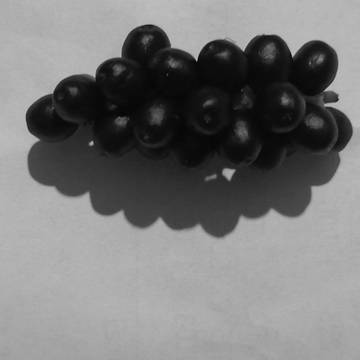
#> input picture Fruit.jpg, 360 x 360 px
$ python Question_04_a.py
#> lines starting #> are read from the running program, lines starting #| are printed output that depends on the picture
import numpy as np
import matplotlib.pyplot as plt
import scipy.fftpack as sfft
from matplotlib import image as mpimg


img = mpimg.imread("Fruit.jpg")
#> img is the input picture: shape (360, 360); min 1, max 198, mean 120.8
plt.imshow(img)
plt.show()

#fft
imgf = sfft.fft2(img)
plt.imshow(np.abs(imgf))
plt.show()
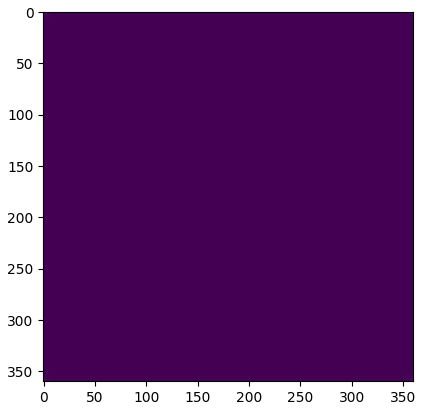
#> figure drawn by matplotlib, 1 panel
#image with fft shift
imgf = sfft.fftshift(imgf)
plt.imshow(np.abs(imgf))
plt.show()

#inverse fft
img1 = sfft.ifft2(imgf)
plt.imshow(np.abs(img1))
plt.show()
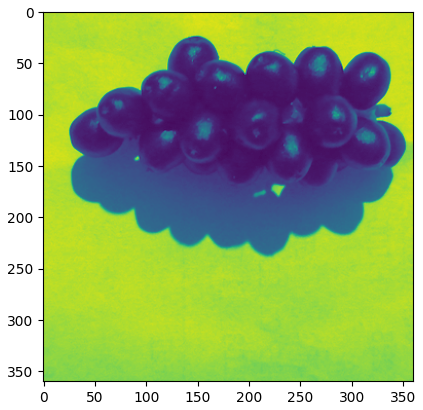
#> figure drawn by matplotlib, 1 panel

#remove high frequencies
imgf1 = np.zeros((360,360),dtype=complex)
c = 180
r = 50
for m in range(0,360):
    for n in range(0,360):
        if (np.sqrt(((m-c)**2 + (n-c)**2))<r):
            imgf1[m,n] = imgf[m,n]

plt.imshow(np.abs(imgf1))
plt.show()
img1 = sfft.ifft2(imgf1)
plt.imshow(np.abs(img1))
plt.show()
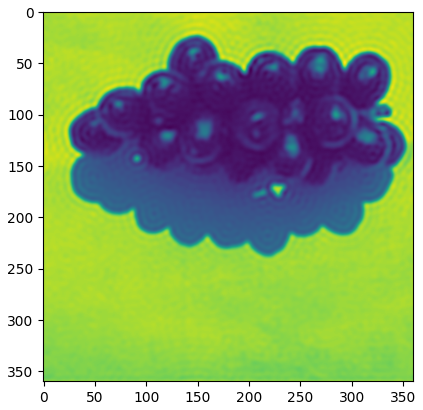
#> figure drawn by matplotlib, 1 panel

#remove low frequencies
imgf1 = np.zeros((360,360),dtype=complex)
c = 180
r = 90
for m in range(0,360):
    for n in range(0,360):
        if (np.sqrt(((m-c)**2 + (n-c)**2))>r):
            imgf1[m,n] = imgf[m,n]

plt.imshow(np.abs(imgf1))
plt.show()
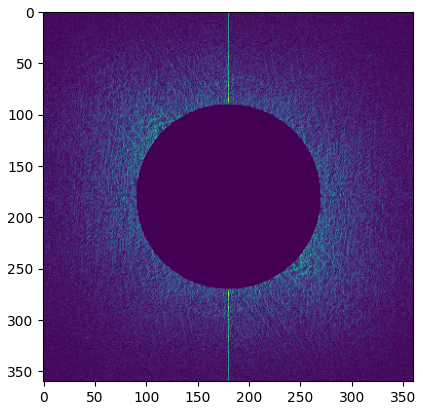
#> figure drawn by matplotlib, 1 panel
img1 = sfft.ifft2(imgf1)
plt.imshow(np.abs(img1))
plt.show()
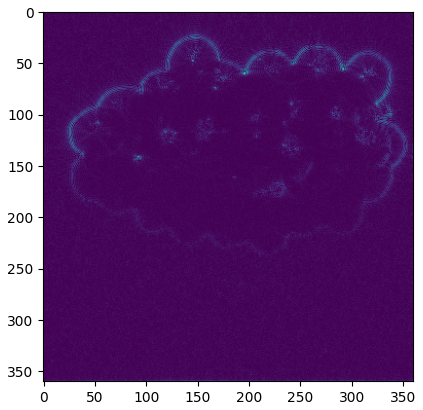
#> figure drawn by matplotlib, 1 panel
